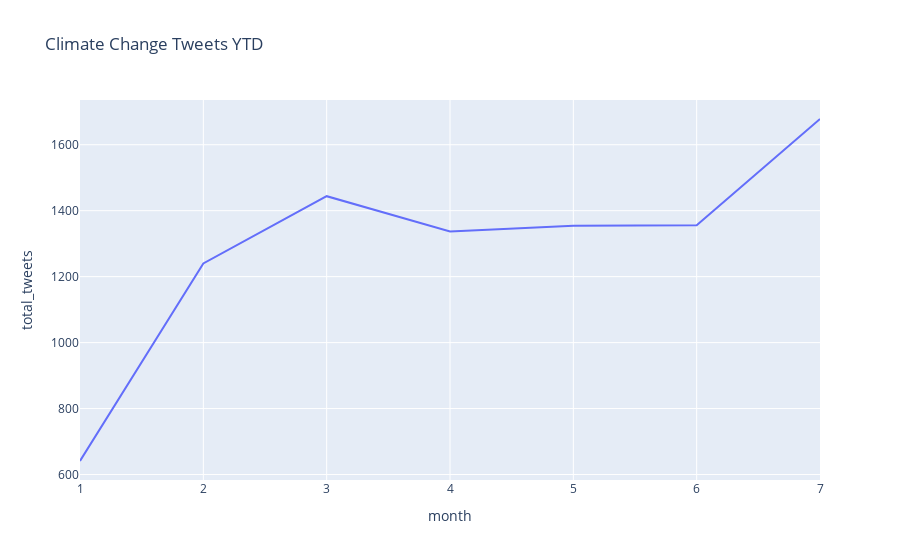

The notebook cell this image was saved under:
### Markdown cell above
What are average tweets per month?

### Code cell
## to calculate tweets per month, we'll need to group by date, and then find mean. 
pd.DataFrame(tweets.groupby(["month"])["tweet_url"].count())


## Lets plot this in a line chart to understand the trend for the year

## Converted graph logic into functions so that its easy to create dynamic dash app later on. 
def get_yearly_trend():
     monthly_tweets = pd.DataFrame(tweets.groupby(["month"],as_index=False)["tweet_url"].count()).rename(columns={"tweet_url": "total_tweets"})
     return monthly_tweets

ytd_tweets = get_yearly_trend()

ytd_fig = px.line(ytd_tweets, x="month", y="total_tweets", title='Climate Change Tweets YTD')
ytd_fig.show()

### Figure 1 — Plotly figure (JSON) as saved in the notebook; plotly's stock layout.template omitted (floating-point values rounded to 4 significant figures)
{"data": [{"hovertemplate": "month=%{x}<br>total_tweets=%{y}<extra></extra>", "legendgroup": "", "line": {"color": "#636efa", "dash": "solid"}, "marker": {"symbol": "circle"}, "mode": "lines", "name": "", "orientation": "v", "showlegend": false, "type": "scatter", "x": [1, 2, 3, 4, 5, 6, 7], "xaxis": "x", "y": [641, 1240, 1444, 1337, 1354, 1356, 1678], "yaxis": "y"}], "layout": {"legend": {"tracegroupgap": 0}, "title": {"text": "Climate Change Tweets YTD"}, "xaxis": {"anchor": "y", "domain": [0, 1], "title": {"text": "month"}}, "yaxis": {"anchor": "x", "domain": [0, 1], "title": {"text": "total_tweets"}}}}
